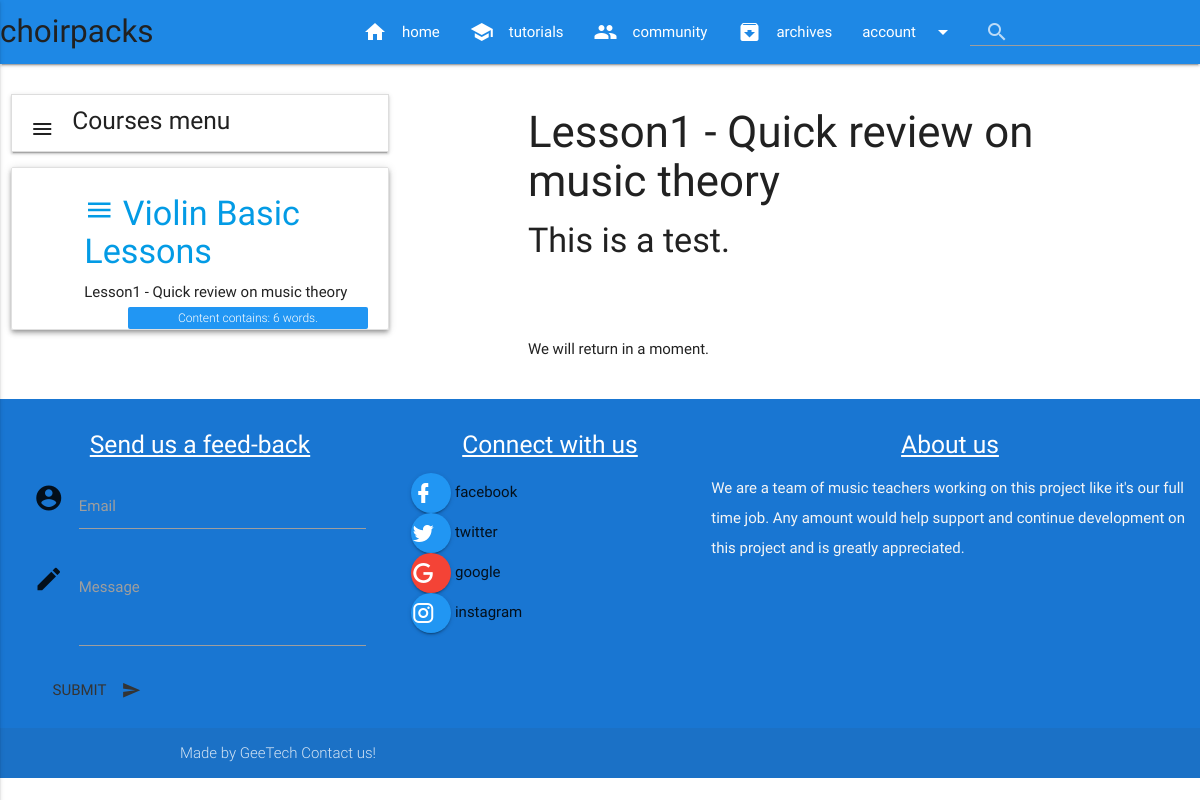
The app's page /courses/2/4/ with its own data.
### courses/models.py (models this page shows, shortened)
class Step(models.Model):
	title = models.CharField(max_length=255)
	description = models.TextField()
	content = models.TextField(blank=True, default='')
	order = models.IntegerField(default=0)
	course = models.ForeignKey(Course)
	class Meta:
		ordering = ['order',]

class Course(models.Model):
	created_at = models.DateTimeField(auto_now_add=True)
	title = models.CharField(max_length=255)
	description = models.TextField()
	topic_img = models.ImageField(upload_to='media/topic_img')

### courses/views.py (the view)
# urls.py: url(r'(?P<course_pk>\d+)/(?P<step_pk>\d+)/$', views.step_detail, name="step_detail" ),
def step_detail(request, course_pk, step_pk):
	step = get_object_or_404(Step, course_id=course_pk, pk=step_pk)
	return render(request, 'courses/step_detail.html', {'step': step})

### courses/templatetags/course_extras.py (called while the page is built)
@register.inclusion_tag('courses/course_nav.html')
def nav_courses_list():
	courses = Course.objects.all()
	return {'courses': courses}

@register.filter('time_estimate')
def time_estimate(word_count):
	minutes = round(word_count/20)
	return minutes

### courses/templates/courses/step_detail.html (shortened to what this page needs)
{% extends "layout.html" %}
{% load course_extras %}
{% block content %}
{% include "navbar.html" %}
<br>
      <div class="container-fluid">
        <div class="row">
          <div class="col s12 m5 l4">
          <ul class="collapsible" data-collapsible="accordion">
            <li>
              <div class="collapsible-header">
                <h5>Courses menu <i class="material-icons circle">menu</i></h5>
			  </div>
            </li>
          </ul>
			  <ul class="z-depth-2 collection">
				<li class="collection-item avatar">
				  <span class="title">
				  <h4><a href="{% url 'courses:course_detail' pk=step.course.pk %}">
				  <i class="small material-icons block ">menu</i>
					  {{ step.course.title }}</a></h4></span>
				  <h6>{{ step.title }}</h6>
					{% with cont=step.content %}
					<span class="new badge blue">Content contains: {{ cont|wordcount }} words.
					<br>Estimated time to complete: {{ cont|wordcount|time_estimate }} minute{{ cont|wordcount|time_estimate|pluralize }}</span>
					{% endwith %}
				</li>
			  </ul>
	     </div>
	  <div class="col s12 m7 l8">
		 <div class="container">
			<article>
			 <h3>{{ step.title }}</h3>
			 <h4>{{ step.description }}</h4>
				<br><br>
				{% with con=step.content %}
			    <p>{{ con|linebreaks }}</p>
				{% endwith %}
			</article>
		 </div>
	  </div>
    </div>
  </div>
{% endblock %}

### static/css/style.css (style rules this page uses)
p { line-height: 2rem; }

### records on screen
Step: course "Violin Basic Lessons", title "Lesson1 - Quick review on music theory", content "6", description "This is a test.", content "We will return in a moment."
